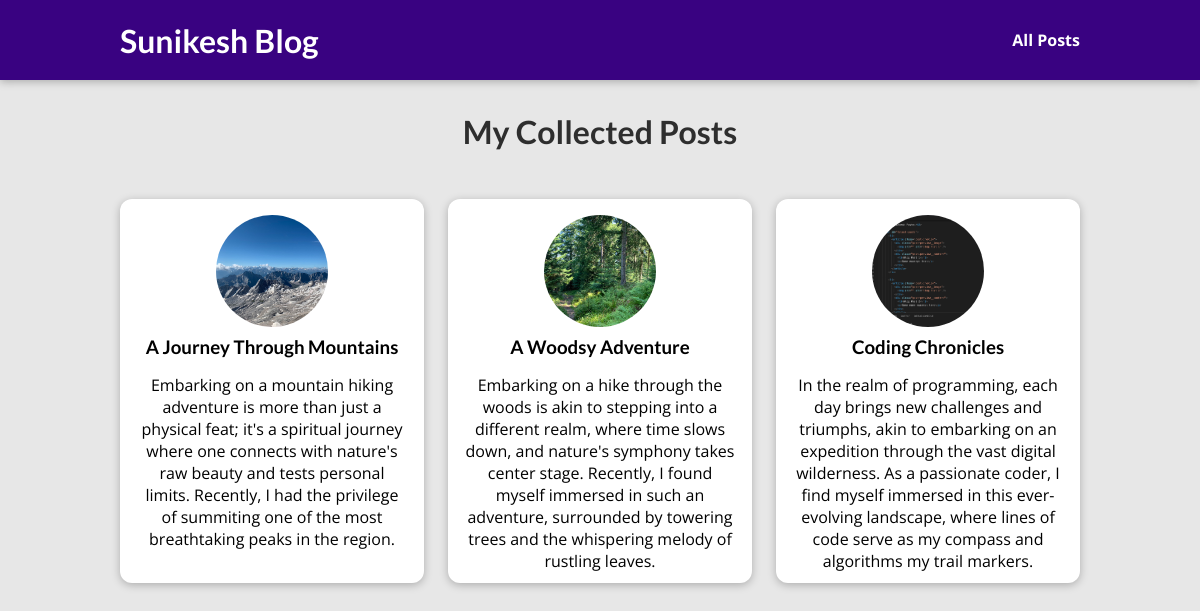
The page /posts on the database its author committed.
### blog/models.py (models this page shows)
class Post(models.Model):
    title = models.CharField(max_length=100)
    excerpt = models.CharField(max_length=300)
    image_name = models.CharField(max_length=50)
    date = models.DateField(auto_now=True, auto_now_add=False, null=False)
    slug = models.SlugField(unique=True)
    content = models.TextField(max_length=2000)
    author = models.ForeignKey(
        Author, on_delete=models.SET_NULL, null=True, related_name="post")
    tags = models.ManyToManyField(Tag)

### blog/views.py (the view)
# urls.py: path("posts", views.posts, name="posts-page"),
def posts(request):
    posts = Post.objects.all()
    return render(request, 'blog/all-posts.html', {"posts": posts})

### blog/templates/blog/all-posts.html (shortened to what this page needs)
{% extends "base.html" %}
{% load static %}
{% block css_stylesheet %}
<link rel="stylesheet" href="{% static "blog/posts.css" %}">
<link rel="stylesheet" href="{% static "blog/all-posts.css" %}">
{% endblock css_stylesheet %}
{% block content %}
<section id="all-posts">
    <h2>
        My Collected Posts
    </h2>
        <ul>
            {% for post in posts %}
                {% include "blog/includes/post.html" %}
            {% endfor %}
        </ul>
</section>
{% endblock content %}

### blog/templates/blog/includes/post.html
{% load static %}
<li>
    <article class="post">
        <a href="{% url 'postdetail-page' post.slug %}">
            <img src="{% static 'blog/images/'|add:post.image_name %}" alt='post.title'/>
            <div class="post__content">
                <h3>
                    {{post.title}}
                </h3>
                <p>
                    {{post.excerpt|linebreaks}}
                </p>
            </div>
        </a>
    </article>
</li>

### static/app.css (style rules this page uses)
* { box-sizing: border-box; }
html { font-family: 'Open Sans', 'Lato', sans-serif; }
body { margin: 0; }
h1, h2, h3 { font-family: 'Lato', sans-serif; font-weight: bold; }

### blog/static/blog/posts.css (style rules this page uses)
.post { display: flex; flex-direction: column; align-items: center; text-align: center; }
.post a { text-decoration: none; color: black; transition: all 0.2s ease; padding: 1rem; border-radius: 12px; height: 24rem; }
.post img { width: 5rem; height: 5rem; object-fit: cover; border-radius: 50%; }
.post h3 { margin: 0.25rem 0; }

### blog/static/blog/all-posts.css (style rules this page uses)
body { background-color: #e7e7e7; }
#all-posts { margin: 7rem auto; width: 90%; max-width: 60rem; }
#all-posts h2 { text-align: center; font-size: 2rem; color: #2e2e2e; margin: 3rem 0; }
ul { list-style: none; margin: 0; padding: 0; display: grid; grid-template-columns: repeat(auto-fill, minmax(17rem, 1fr)); gap: 1.5rem; }
.post img { width: 7rem; height: 7rem; }
.post a { height: 24rem; transform-origin: center; box-shadow: 0 2px 8px rgba(0, 0, 0, 0.25); border-radius: 12px; background-color: white; }

### rows shown on the page
Post: image_name (picture), title "A Journey Through Mountains", excerpt "Embarking on a mountain hiking adventure is more than just a physical feat; it's a spiritual journey where one connects with nature's raw beauty and tests personal limits. Recently, I had the privilege of summiting one of the most breathtaking peaks in the region."
Post: image_name (picture), title "A Woodsy Adventure", excerpt "Embarking on a hike through the woods is akin to stepping into a different realm, where time slows down, and nature's symphony takes center stage. Recently, I found myself immersed in such an adventure, surrounded by towering trees and the whispering melody of rustling leaves."
Post: image_name (picture), title "Coding Chronicles", excerpt "In the realm of programming, each day brings new challenges and triumphs, akin to embarking on an expedition through the vast digital wilderness. As a passionate coder, I find myself immersed in this ever-evolving landscape, where lines of code serve as my compass and algorithms my trail markers."
